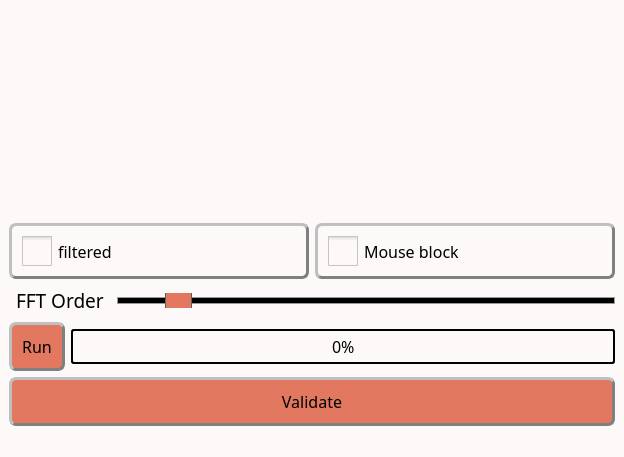
<?xml version="1.0" encoding="UTF-8"?>
<ui version="4.0">
 <class>MainWindow</class>
 <widget class="QMainWindow" name="MainWindow">
  <property name="geometry">
   <rect>
    <x>0</x>
    <y>0</y>
    <width>623</width>
    <height>457</height>
   </rect>
  </property>
  <property name="windowTitle">
   <string>Background substraction</string>
  </property>
  <property name="styleSheet">
   <string notr="true">/* Couleur du fond, label, combobox, progressbar vide et spin box */
QWidget, QLabel, QComboBox, QProgressBar, QSpinBox {background-color: rgb(253, 249, 248)}

/* Couleur quand inactif */
QPushButton:disabled, QComboBox:disabled, QSpinBox:disabled {background-color: rgba(243, 98, 64,150)}

/* Couleur des boutons et des selecteurs */
QPushButton, QComboBox::drop-down:button, QComboBox::down-arrow, QComboBox::down-arrow:disabled, QSpinBox::drop-down:button, QSpinBox::down-arrow, QSpinBox::down-arrow:disabled, QSpinBox::drop-up:button, QSpinBox::up-arrow, QSpinBox::up-arrow:disabled, QSlider::handle:horizontal {background-color: rgb(226, 120, 95)}

/* Couleur des bordures de même couleur que les boutons */
QComboBox::drop-down:button, QSpinBox::drop-down:button, QSpinBox::drop-up:button {border-color: rgb(193, 167, 181)}

/* Couleur des textes */
QLabel, QPushButton, QPushButton:hover, QCheckBox, QComboBox, Line, QTextEdit, QSpinBox {color: rgb(0, 0, 0)}

/* style des bordures 1 */
QLabel, QPushButton, QPushButton:hover, QCheckBox, QComboBox, QSpinBox  {
	border-style : outset;
	min-width : 5em;
}

/* style des bordures 2 */
QPushButton, QPushButton:hover, QCheckBox, QComboBox, QSpinBox  {
	border-radius: 7px;
	border-width: 3px;
	border-color: gray;
}

/* Font 1 */
QPushButton, QPushButton:hover, QCheckBox, QProgressBar {font: 12pt &quot;Noto Sans Cond&quot;}

/* Font 2 */
QComboBox, QTextEdit, QSpinBox {font: 10pt &quot;Noto Sans Cond&quot;}

/* Padding 1 */
QLabel, QComboBox, QComboBox::down-arrow, QSpinBox, QSpinBox::down-arrow, QSpinBox::up-arrow {padding : 2px;}

/* Padding 2 */
QPushButton, QPushButton:hover, QCheckBox {padding : 10px;}

/* Gestion taille des QCheckBoxes */
QCheckBox::indicator:unchecked, QCheckBox::indicator:unchecked:hover, QCheckBox::indicator:checked, QCheckBox::indicator:checked:hover  {
	width :30px;
	height : 30px;
}

QLabel {
	Border-radius : 5px;
	border-width : 0px;
	border-color : black;
	font : 14pt &quot;Noto Sans Cond&quot;;
}

QPushButton:hover {background-color: rgb(243, 98, 64);}

QCheckBox::indicator:unchecked {image: url(icons/uncheck_icon.png);}

QCheckBox::indicator:unchecked:hover {image: url(icons/uncheck_hover_icon.png);}

QCheckBox::indicator:checked {image: url(icons/Check_icon.png);}

QCheckBox::indicator:checked:hover {image: url(icons/Check_hover_icon.png);}

QComboBox::drop-down:button{
	border-radius: 4px;
	border-width: 3px;
	width: 36px;
}

QComboBox::down-arrow {
	image : url(icons/Arrow_down.png);
    width: 13px;
    height: 12px;
}

Line{
	format: plain;
	midLine-Width : 5px;
}

QFrame[height=&quot;3&quot;], QFrame[width=&quot;3&quot;] {background-color: #3A3939;}

QTextEdit{
	background-color: rgb(255, 255, 255);
	border-style: solid;
	border-radius: 5px;
	border-width: 2px;
	border-color: black;
}

QLineEdit {font : 12pt &quot;Noto Sans Cond&quot;;}

/* Gestion taille des QLineEdit */
QLineEdit::indicator:unchecked, QLineEdit::indicator:unchecked:hover, QLineEdit::indicator:checked, QLineEdit::indicator:checked:hover  {
	border-color: black;
}

QHBoxLayout {background-color: rgb(0, 240, 240, 50);}

QProgressBar {
	text-align: center;
	border: 2px solid black;
	border-radius: 3px;
 }

 QProgressBar::chunk {
	background-color: rgb(243, 98, 64);
	width: 20px;
	margin : 0.5px;
 }

QSpinBox::drop-down:button, QSpinBox::drop-up:button {
	border-radius: 2px;
	border-width: 3px;
	width: 36px;
}

QSpinBox::down-arrow {
	image : url(icons/Arrow_down.png);
    width: 26px;
    height: 24px;
}

QSpinBox::up-arrow {
	image : url(icons/Arrow_up.png);
    width: 26px;
    height: 24px;
}

QSlider::groove:horizontal {
    border: 1px solid #999999;
    height: 5px; /* the groove expands to the size of the slider by default. by giving it a height, it has a fixed size */
    background-color: rgb(0, 0, 0);
    margin: 2px 0;
}

QSlider::handle:horizontal {
    border: 1px solid #5c5c5c;
    width: 25px;
    height: 40px;
    margin: -10px 0; /* handle is placed by default on the contents rect of the groove. Expand outside the groove */
    border-radius: 3px;
}</string>
  </property>
  <widget class="QWidget" name="centralwidget">
   <property name="styleSheet">
    <string notr="true"/>
   </property>
   <layout class="QHBoxLayout" name="horizontalLayout_5">
    <item>
     <layout class="QVBoxLayout" name="verticalLayout_2">
      <item>
       <layout class="QHBoxLayout" name="horizontalLayout_4">
        <item>
         <widget class="ImageView" name="expSeries" native="true">
          <property name="sizePolicy">
           <sizepolicy hsizetype="MinimumExpanding" vsizetype="MinimumExpanding">
            <horstretch>0</horstretch>
            <verstretch>0</verstretch>
           </sizepolicy>
          </property>
         </widget>
        </item>
        <item>
         <widget class="PlotWidget" name="profiles" native="true">
          <property name="sizePolicy">
           <sizepolicy hsizetype="MinimumExpanding" vsizetype="MinimumExpanding">
            <horstretch>0</horstretch>
            <verstretch>0</verstretch>
           </sizepolicy>
          </property>
          <property name="minimumSize">
           <size>
            <width>600</width>
            <height>150</height>
           </size>
          </property>
         </widget>
        </item>
       </layout>
      </item>
      <item>
       <layout class="QVBoxLayout" name="verticalLayout">
        <item>
         <layout class="QHBoxLayout" name="horizontalLayout_3">
          <item>
           <widget class="QCheckBox" name="filtered">
            <property name="font">
             <font>
              <family>Noto Sans Cond</family>
              <pointsize>12</pointsize>
              <weight>50</weight>
              <italic>false</italic>
              <bold>false</bold>
             </font>
            </property>
            <property name="styleSheet">
             <string notr="true"/>
            </property>
            <property name="text">
             <string>filtered</string>
            </property>
           </widget>
          </item>
          <item>
           <widget class="QCheckBox" name="mouseLock">
            <property name="font">
             <font>
              <family>Noto Sans Cond</family>
              <pointsize>12</pointsize>
              <weight>50</weight>
              <italic>false</italic>
              <bold>false</bold>
             </font>
            </property>
            <property name="styleSheet">
             <string notr="true"/>
            </property>
            <property name="text">
             <string>Mouse block</string>
            </property>
           </widget>
          </item>
         </layout>
        </item>
        <item>
         <layout class="QHBoxLayout" name="horizontalLayout_2">
          <item>
           <widget class="QLabel" name="label_fft">
            <property name="enabled">
             <bool>true</bool>
            </property>
            <property name="font">
             <font>
              <family>Noto Sans Cond</family>
              <pointsize>14</pointsize>
              <weight>50</weight>
              <italic>false</italic>
              <bold>false</bold>
             </font>
            </property>
            <property name="styleSheet">
             <string notr="true"/>
            </property>
            <property name="text">
             <string>FFT Order</string>
            </property>
           </widget>
          </item>
          <item>
           <widget class="QSlider" name="slider_fft">
            <property name="maximum">
             <number>10</number>
            </property>
            <property name="pageStep">
             <number>1</number>
            </property>
            <property name="value">
             <number>1</number>
            </property>
            <property name="orientation">
             <enum>Qt::Horizontal</enum>
            </property>
           </widget>
          </item>
         </layout>
        </item>
        <item>
         <layout class="QHBoxLayout" name="horizontalLayout">
          <item>
           <widget class="QPushButton" name="preview">
            <property name="font">
             <font>
              <family>Noto Sans Cond</family>
              <pointsize>12</pointsize>
              <weight>50</weight>
              <italic>false</italic>
              <bold>false</bold>
             </font>
            </property>
            <property name="toolTip">
             <string>&lt;html&gt;&lt;head/&gt;&lt;body&gt;&lt;p&gt;&lt;span style=&quot; font-size:11pt;&quot;&gt;Run the computation&lt;/span&gt;&lt;/p&gt;&lt;/body&gt;&lt;/html&gt;</string>
            </property>
            <property name="styleSheet">
             <string notr="true"/>
            </property>
            <property name="text">
             <string>Run</string>
            </property>
            <property name="icon">
             <iconset>
              <normaloff>TSG_icons/run_icon.png</normaloff>TSG_icons/run_icon.png</iconset>
            </property>
           </widget>
          </item>
          <item>
           <widget class="QProgressBar" name="progressBar">
            <property name="font">
             <font>
              <family>Noto Sans Cond</family>
              <pointsize>12</pointsize>
              <weight>50</weight>
              <italic>false</italic>
              <bold>false</bold>
             </font>
            </property>
            <property name="value">
             <number>0</number>
            </property>
           </widget>
          </item>
         </layout>
        </item>
        <item>
         <widget class="QPushButton" name="Validate_button">
          <property name="minimumSize">
           <size>
            <width>116</width>
            <height>0</height>
           </size>
          </property>
          <property name="font">
           <font>
            <family>Noto Sans Cond</family>
            <pointsize>12</pointsize>
            <weight>50</weight>
            <italic>false</italic>
            <bold>false</bold>
           </font>
          </property>
          <property name="toolTip">
           <string>&lt;html&gt;&lt;head/&gt;&lt;body&gt;&lt;p&gt;&lt;span style=&quot; font-size:11pt;&quot;&gt;Export data to the main GUI&lt;/span&gt;&lt;/p&gt;&lt;/body&gt;&lt;/html&gt;</string>
          </property>
          <property name="styleSheet">
           <string notr="true"/>
          </property>
          <property name="text">
           <string>Validate</string>
          </property>
          <property name="icon">
           <iconset>
            <normaloff>TSG_icons/Export.png</normaloff>TSG_icons/Export.png</iconset>
          </property>
         </widget>
        </item>
       </layout>
      </item>
     </layout>
    </item>
   </layout>
  </widget>
  <widget class="QMenuBar" name="menubar">
   <property name="geometry">
    <rect>
     <x>0</x>
     <y>0</y>
     <width>623</width>
     <height>20</height>
    </rect>
   </property>
  </widget>
  <widget class="QStatusBar" name="statusbar"/>
 </widget>
 <customwidgets>
  <customwidget>
   <class>ImageView</class>
   <extends>QWidget</extends>
   <header>pyqtgraph</header>
   <container>1</container>
  </customwidget>
  <customwidget>
   <class>PlotWidget</class>
   <extends>QWidget</extends>
   <header>pyqtgraph</header>
   <container>1</container>
  </customwidget>
 </customwidgets>
 <resources/>
 <connections/>
</ui>
